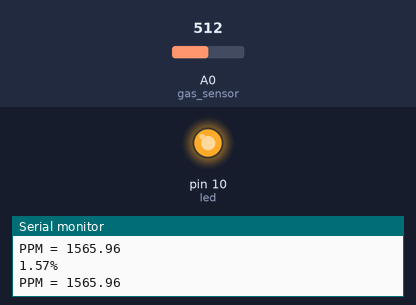
Bench run of a sketch on a simulated Arduino Uno, built with avr-gcc and run on an emulated ATmega328P. On the bench: output pins drawn as LEDs (lit = HIGH), the last lines printed to the serial monitor. Inputs (shaded band) come from the test bench; at power-on: A0 (gas_sensor) = 512.

Above: at 1.2 s.
1.3 s: A0 (gas_sensor) set to 385
2.8 s: A0 (gas_sensor) set to 361
At 3.1 s:
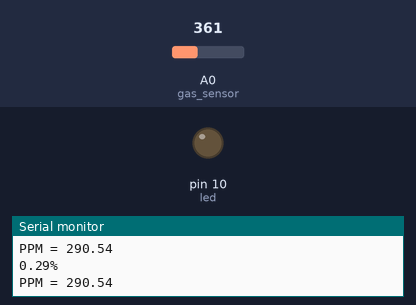
4.3 s: A0 (gas_sensor) set to 511
At 5.5 s:
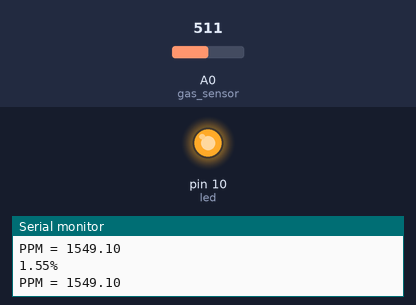
5.8 s: A0 (gas_sensor) set to 340
At 6.4 s:
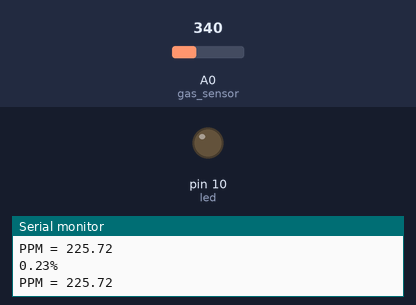
Timing chart, 0 to 8.3 s (numbered marks = the images above; inputs shaded):
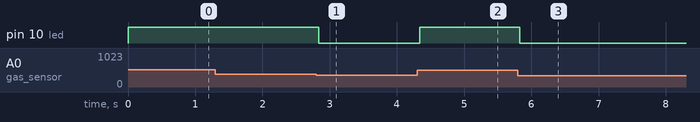

The sketch:

MQ_135_PPM.ino
```cpp
int led = 10;
int buzzer = 9;
int gas_sensor = A0;
float m = 116.6020682; // Slope
float b = -2.769034857;  // Y-Intercept
float R0 = 25.5; // Resistance of sensor in fresh air

void setup() {
  Serial.begin(9600);
  pinMode(led, OUTPUT);
  digitalWrite(led, LOW);
  pinMode(gas_sensor, INPUT);
}

void loop() {

  float sensor_volt;
  float RS_gas;
  float ratio;
  float sensorValue = analogRead(gas_sensor);
  sensor_volt = sensorValue * (5.0 / 1023.0);
  RS_gas = ((5.0 * 10.0) / sensor_volt) - 10.0;
  ratio = RS_gas / R0;

  double ppm = m*pow((ratio),b);
  double percentage = ppm / 1000;
  Serial.print("PPM = ");
  Serial.println(ppm);
  Serial.print(percentage);
  Serial.println("%");


  if (ppm > 350) {
    digitalWrite(led, HIGH);
  } else {

    digitalWrite(led, LOW);
  }
}
```

Measured:
- the behaviour switches between 377 and 376 on A0 (gas_sensor) (found by bisection; images 0 and 1)
- after the input at 2.8 s, pin 10 (led): HIGH → LOW at once
- after the input at 4.3 s, pin 10 (led): LOW → HIGH at once
- after the input at 5.8 s, pin 10 (led): HIGH → LOW at once
